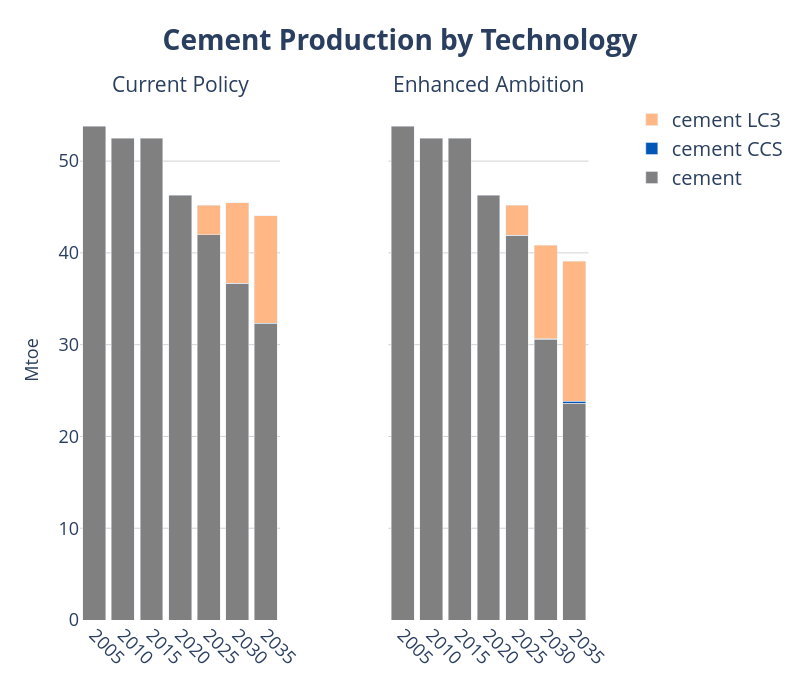

The notebook cell saved with this chart:
### Code cell
years = list(range(2005, 2036, 5))

# Create subplots with secondary y-axes
fig = make_subplots(
    rows=1, cols=2,
    shared_yaxes=True,
    shared_xaxes=True,
    specs=[[{"secondary_y": True}, {"secondary_y": True}]],
    subplot_titles=("Current Policy", "Enhanced Ambition")
)
# === Legend Group: Gases ===

# ------------------------------------------------------------------
# add traces from the first figure → left pane
# ------------------------------------------------------------------
for tr in fig1.data:
    tr.showlegend = False                      # keep legend single
    # NEW → colour & pattern injection
    if tr.name in fuel_colors:
        tr.marker.color = fuel_colors[tr.name]
        pattern = fuel_patterns.get(tr.name)
        if pattern:
            # marker.pattern is available from Plotly 5.3+
            tr.marker.pattern = dict(shape=pattern)

    fig.add_trace(tr, row=1, col=1, secondary_y=False)

# ------------------------------------------------------------------
# add traces from the second figure → right pane
# ------------------------------------------------------------------
for tr in fig2.data:
    if tr.name in fuel_colors:
        tr.marker.color = fuel_colors[tr.name]
        pattern = fuel_patterns.get(tr.name)
        if pattern:
            tr.marker.pattern = dict(shape=pattern)

    fig.add_trace(tr, row=1, col=2, secondary_y=False)


fig.update_layout(
    yaxis=dict(title="EJ", showgrid=True),
    yaxis1=dict(title="EJ", showgrid=True, title_font_size=20),
    
    # Hide secondary y-axis for col 1 (still used internally)
    yaxis2=dict(
        showticklabels=False,
        showgrid=False,
        zeroline=False,
        showline=False,
        title='',
        overlaying='y',
        side='right',
        range=[0, 100]
    ),
    
    # Show secondary y-axis for col 2
    yaxis4=dict(
        showticklabels=False,
        showgrid=False,
        zeroline=False,
        showline=False,
        title='',
        overlaying='y',
        side='right',
        range=[0, 60]
    ),
    barmode='stack',
    plot_bgcolor='rgba(0,0,0,0)',
    width=800, height=700,
)


fig.update_xaxes(tickangle=45)

fig.update_yaxes(range=[None, 60])

fig.update_layout(
    yaxis=dict(title="Mtoe", showgrid=True, gridcolor='lightgray'),
    yaxis3=dict(showgrid=True, gridcolor='lightgray'),
    title=dict(
        text="<b>Cement Production by Technology</b>",
        font=dict(size=28),
        x=0.5
    ),
    legend=dict(
        traceorder="reversed",
        font=dict(size=20),
        x=1.02, y=1,
        borderwidth=0
    )
)
fig.update_xaxes(
    tickvals=years,
    ticktext=[str(y) for y in years]
)

# adjust axis labels and ticks
fig.update_xaxes(title_font=dict(size=18), tickfont=dict(size=18))
fig.update_yaxes(title_font=dict(size=18), tickfont=dict(size=18))

# bump the subplot titles
fig.update_annotations(font=dict(size=21))

# (if you also set a main title earlier)
fig.update_layout(title=dict(font=dict(size=28)))
fig

### Figure 1 — Plotly figure (JSON) as saved in the notebook; plotly's stock layout.template omitted (floating-point values rounded to 4 significant figures)
{"data": [{"hovertemplate": "tech=cement<br>Year=%{x}<br>value=%{y}<extra></extra>", "legendgroup": "cement", "marker": {"color": "grey", "pattern": {"shape": ""}}, "name": "cement", "orientation": "v", "showlegend": false, "textposition": "auto", "type": "bar", "x": [2005, 2010, 2015, 2020, 2025, 2030, 2035], "xaxis": "x", "y": [53.83, 52.5, 52.5, 46.29, 41.96, 36.69, 32.28], "yaxis": "y"}, {"hovertemplate": "tech=cement CCS<br>Year=%{x}<br>value=%{y}<extra></extra>", "legendgroup": "cement CCS", "marker": {"color": "#0057B5", "pattern": {"shape": ""}}, "name": "cement CCS", "orientation": "v", "showlegend": false, "textposition": "auto", "type": "bar", "x": [2025, 2030, 2035], "xaxis": "x", "y": [0.003206, 0.01373, 0.03674], "yaxis": "y"}, {"hovertemplate": "tech=cement LC3<br>Year=%{x}<br>value=%{y}<extra></extra>", "legendgroup": "cement LC3", "marker": {"color": "#FFB785", "pattern": {"shape": ""}}, "name": "cement LC3", "orientation": "v", "showlegend": false, "textposition": "auto", "type": "bar", "x": [2025, 2030, 2035], "xaxis": "x", "y": [3.228, 8.743, 11.71], "yaxis": "y"}, {"hovertemplate": "tech=cement<br>Year=%{x}<br>value=%{y}<extra></extra>", "legendgroup": "cement", "marker": {"color": "grey", "pattern": {"shape": ""}}, "name": "cement", "orientation": "v", "showlegend": true, "textposition": "auto", "type": "bar", "x": [2005, 2010, 2015, 2020, 2025, 2030, 2035], "xaxis": "x2", "y": [53.83, 52.5, 52.5, 46.29, 41.95, 30.56, 23.63], "yaxis": "y3"}, {"hovertemplate": "tech=cement CCS<br>Year=%{x}<br>value=%{y}<extra></extra>", "legendgroup": "cement CCS", "marker": {"color": "#0057B5", "pattern": {"shape": ""}}, "name": "cement CCS", "orientation": "v", "showlegend": true, "textposition": "auto", "type": "bar", "x": [2025, 2030, 2035], "xaxis": "x2", "y": [0.003216, 0.06161, 0.2312], "yaxis": "y3"}, {"hovertemplate": "tech=cement LC3<br>Year=%{x}<br>value=%{y}<extra></extra>", "legendgroup": "cement LC3", "marker": {"color": "#FFB785", "pattern": {"shape": ""}}, "name": "cement LC3", "orientation": "v", "showlegend": true, "textposition": "auto", "type": "bar", "x": [2025, 2030, 2035], "xaxis": "x2", "y": [3.222, 10.2, 15.21], "yaxis": "y3"}], "layout": {"annotations": [{"font": {"size": 21}, "showarrow": false, "text": "Current Policy", "x": 0.185, "xanchor": "center", "xref": "paper", "y": 1, "yanchor": "bottom", "yref": "paper"}, {"font": {"size": 21}, "showarrow": false, "text": "Enhanced Ambition", "x": 0.755, "xanchor": "center", "xref": "paper", "y": 1, "yanchor": "bottom", "yref": "paper"}], "barmode": "stack", "height": 700, "legend": {"borderwidth": 0, "font": {"size": 20}, "traceorder": "reversed", "x": 1.02, "y": 1}, "plot_bgcolor": "rgba(0,0,0,0)", "title": {"font": {"size": 28}, "text": "<b>Cement Production by Technology</b>", "x": 0.5}, "width": 800, "xaxis": {"anchor": "y", "domain": [0, 0.37], "tickangle": 45, "tickfont": {"size": 18}, "ticktext": ["2005", "2010", "2015", "2020", "2025", "2030", "2035"], "tickvals": [2005, 2010, 2015, 2020, 2025, 2030, 2035], "title": {"font": {"size": 18}}}, "xaxis2": {"anchor": "y3", "domain": [0.57, 0.94], "tickangle": 45, "tickfont": {"size": 18}, "ticktext": ["2005", "2010", "2015", "2020", "2025", "2030", "2035"], "tickvals": [2005, 2010, 2015, 2020, 2025, 2030, 2035], "title": {"font": {"size": 18}}}, "yaxis": {"anchor": "x", "domain": [0, 1], "gridcolor": "lightgray", "range": [null, 60], "showgrid": true, "tickfont": {"size": 18}, "title": {"font": {"size": 18}, "text": "Mtoe"}}, "yaxis2": {"anchor": "x", "overlaying": "y", "range": [null, 60], "showgrid": false, "showline": false, "showticklabels": false, "side": "right", "tickfont": {"size": 18}, "title": {"font": {"size": 18}, "text": ""}, "zeroline": false}, "yaxis3": {"anchor": "x2", "domain": [0, 1], "gridcolor": "lightgray", "matches": "y", "range": [null, 60], "showgrid": true, "showticklabels": false, "tickfont": {"size": 18}, "title": {"font": {"size": 18}}}, "yaxis4": {"anchor": "x2", "overlaying": "y", "range": [null, 60], "showgrid": false, "showline": false, "showticklabels": false, "side": "right", "tickfont": {"size": 18}, "title": {"font": {"size": 18}, "text": ""}, "zeroline": false}}}
